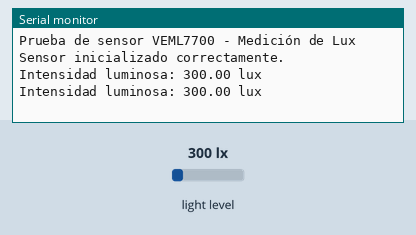
Bench run of a sketch on a simulated Arduino Uno, built with avr-gcc and run on an emulated ATmega328P. Shown: the last lines printed to the serial monitor. The inputs (shaded band) are chosen by the test bench; at power-on: light level 300 lx.

Above: at 1.7 s.
1.8 s: light level set to 40 lx
At 3.1 s:
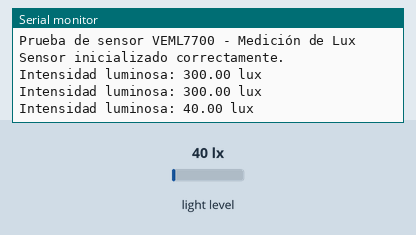
3.3 s: light level set to 500 lx
At 4.3 s:
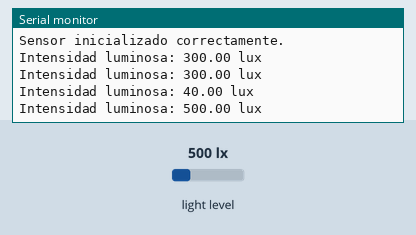
Timing chart, 0 to 6.3 s (numbered marks = the images above; inputs shaded):
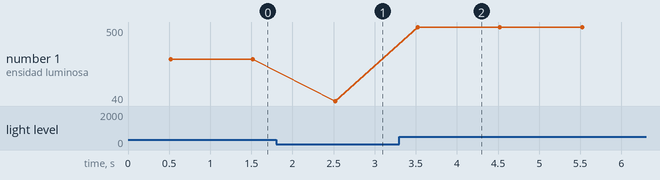

The sketch:

sketch_sep28a.ino
```cpp
#include <Wire.h>
#include "Adafruit_VEML7700.h"

// Crear objeto del sensor
Adafruit_VEML7700 veml = Adafruit_VEML7700();

void setup() {
  Serial.begin(9600);
  Serial.println(F("Prueba de sensor VEML7700 - Medición de Lux"));

  // Inicializar comunicación con el sensor
  if (!veml.begin()) {
    Serial.println(F("No se detecta el sensor VEML7700. Verifica conexiones SDA y SCL."));
    while (1);
  }

  // Configuración opcional (puedes cambiarla más adelante)
  veml.setGain(VEML7700_GAIN_1);              // Ganancia normal
  veml.setIntegrationTime(VEML7700_IT_100MS); // Tiempo de integración (100 ms)

  Serial.println(F("Sensor inicializado correctamente."));
  delay(500);
}

void loop() {
  float lux = veml.readLux();   // Leer valor en lux

  Serial.print(F("Intensidad luminosa: "));
  Serial.print(lux);
  Serial.println(F(" lux"));

  delay(1000); // Lectura cada segundo
}
```

Measured:
- after the input at 1.8 s, the serial monitor: prints a new line after 0.72 s (image 1)
- after the input at 3.3 s, the serial monitor: prints a new line after 0.22 s (image 2)
- plotted number 1: 300 → 40 after the input at 1.8 s, 40 → 500 after the input at 3.3 s
